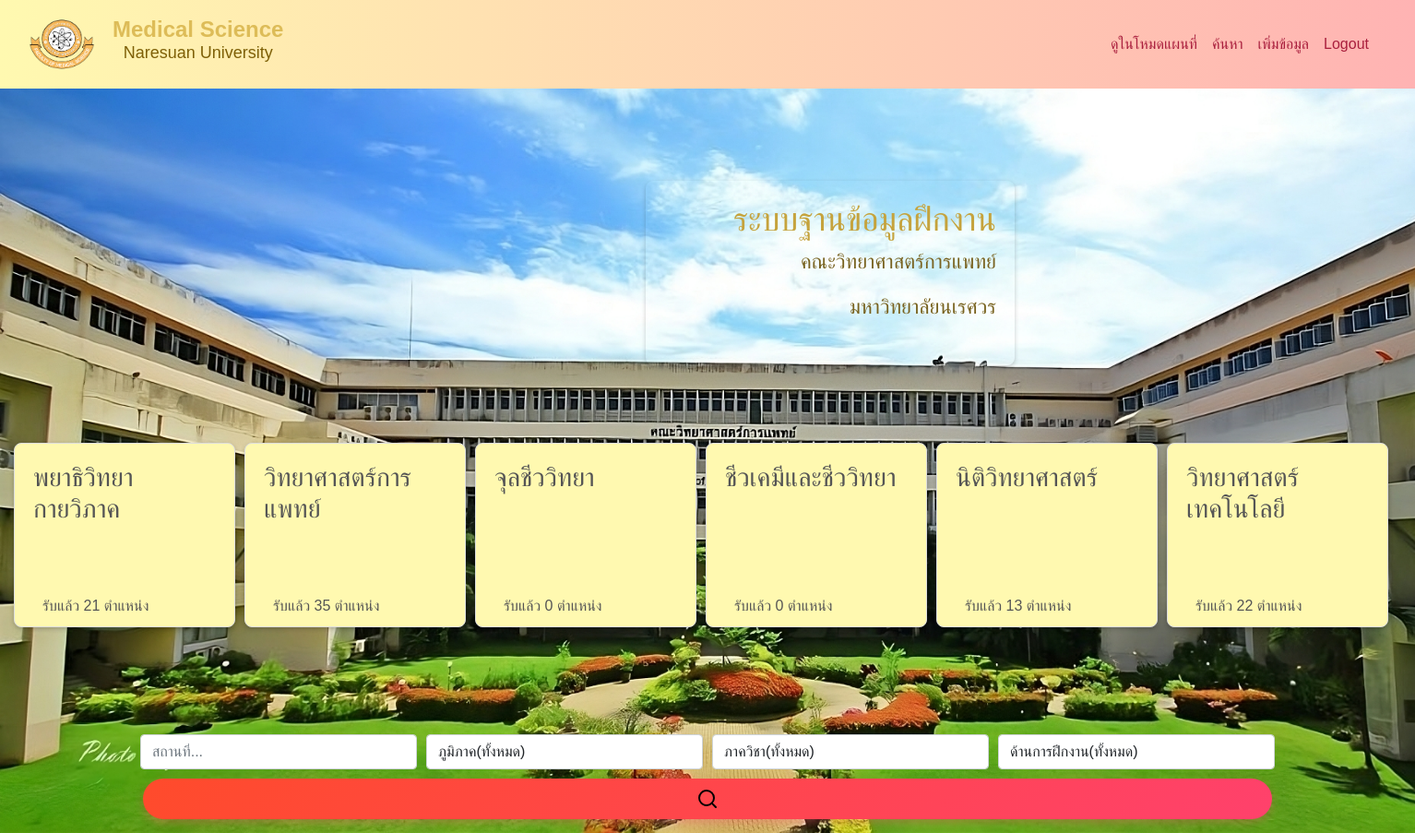
Screenshot of /search.php with the database file from the repository.
### tables this page shows
CREATE TABLE `facuty` (
  `id` int(11) NOT NULL,
  `facuty` varchar(50) NOT NULL,
  `major_subject` varchar(50) NOT NULL
);

### config/querySQL.php (called while the page is built, shortened)
<?php
require_once 'condb.php';
class SQLquery {
    private $conn;
    public function __construct() {
        $this->db = new connectdb();
        $this->conn = $this->db->connectPDO();
    }
    public function selectFacuty(){
        try{
            $stmt = $this->conn->query("SELECT f.id AS fid ,f.major_subject AS f_major, d.location AS location ,CASE WHEN d.location IS NULL THEN 0 ELSE COUNT(*) END AS total  FROM facuty f LEFT JOIN detail d  ON d.facuty_id = f.id GROUP BY f.id");
            $result = $stmt-> fetchALL(PDO::FETCH_ASSOC);
            return $result;
        }
        catch(PDOException $e) {
            echo "Error: " . $e->getMessage();
        }
    }
}
?>

### config/condb.php (called while the page is built, shortened)
<?php
class connectdb {
    public function connectPDO() {
        try {
            $dsn = "mysql:host=" . DB_HOST . ";dbname=" . DB_NAME . ";charset=utf8mb4";
            $options = [
                PDO::ATTR_ERRMODE => PDO::ERRMODE_EXCEPTION,
                PDO::ATTR_DEFAULT_FETCH_MODE => PDO::FETCH_ASSOC,
                PDO::ATTR_EMULATE_PREPARES => false,
            ];
            $this->conn_pdo = new PDO($dsn, DB_USER, DB_PASS, $options);
            return $this->conn_pdo;
        } catch (PDOException $e) {
            die("Connection failed: " . $e->getMessage());
        }
    }
}
?>

### search.php (the view, shortened to what this page needs)
<?php
require 'config/querySQL.php';
$query = new SQLquery();
$fucn_query = $query->selectFacuty();
?>
<!DOCTYPE html>
<html lang="en">
<head>
    <link href="https://cdn.jsdelivr.net/npm/bootstrap@5.1.3/dist/css/bootstrap.min.css" rel="stylesheet">
</head>
<body>
<div class="search-bar">
        <?php include 'navbar.php'; ?>
       <div class='container-welcome-title'>
        <div class='title-welcome'>
            <h1>ระบบฐานข้อมูลฝึกงาน</h1>
            <p>คณะวิทยาศาสตร์การแพทย์</p>
            <p>มหาวิทยาลัยนเรศวร</p>
        </div>
        <div class="rectangle-container">
            <?php foreach ($fucn_query as $facuty) {
                    echo "<a onclick='fetchData(this)' class='rectangle' value='".htmlspecialchars($facuty['fid'])."'><h3>".htmlspecialchars($facuty['f_major'])."</h3><p>รับแล้ว ".htmlspecialchars($facuty['total'])." ตำแหน่ง</p></a>";
                    }
                ?>
        </div>
       </div>
<div class='containersearch'>
    <div class="eachrow">
    <div class="card-body p-0">
                <form id="search-form" onsubmit="handleSubmit(event)">
                    <div class="row">
                        <div class="search-bars">
                            <div class="search-bar">
                            <input type="text" class="form-control" id="location" placeholder="สถานที่..." aria-label="Text input">
                                    </div>
                                <div class="search-bar">
                                    <select class="form-control" id="regionSelect">
                                        <option  value="allr" >ภูมิภาค(ทั้งหมด)</option>
                                    </select>
                                </div>
                                <div class="search-bar">
                                    <select class="form-control" id="departmentSelect">
                                        <option value="allp">ภาควิชา(ทั้งหมด)</option>
                                    </select>
                                </div>
                                <div class="search-bar">
                                    <select class="form-control select-branch" id="branchSelect">
                                        <option value="allp">ด้านการฝึกงาน(ทั้งหมด)</option>
                                    </select>
                                </div>
                        </div>
                        <button type="submit" class="btn btn-base search-bar-btn">
                                        <svg xmlns="http://www.w3.org/2000/svg" width="24" height="24" viewBox="0 0 24 24" fill="none" stroke="black" stroke-width="2" stroke-linecap="round" stroke-linejoin="round" class="feather feather-search"><circle cx="11" cy="11" r="8"></circle><line x1="21" y1="21" x2="16.65" y2="16.65"></line></svg>
                        </button>
                    </div>
                </form>
            </div>
    </div>
  </div>
</body>
</html>

### navbar.php (shortened to what this page needs)
<!DOCTYPE html>
<html lang="en">
<head>
    <link href="css/style.css" rel="stylesheet">
</head>
<body>
<div class="container-navbar text-center">
    <nav class="navbar navbar-expand-lg bg-body-tertiary">
        <div class="container-fluid">
        <a class="navbar-brand" href="search.php">
            <div class="image-medsci-navbar" >
                <img src="images/Medscinu-01.png" alt="Description of image" width="90" height="60">
                <div style="margin-left: 10px;">
                    <span class="brand-title" style="display: block;">Medical Science</span>
                    <span class="brand-subtitle" style="display: block;">Naresuan University</span>
                </div>
            </div>
        </a>
            <div class="collapse navbar-collapse" id="navbarSupportedContent">
                <ul class="navbar-nav ms-auto mb-2 mb-lg-0">
                    <li class="nav-item">
                        <a class="nav-link active" aria-current="page" href="Thaimap.php">ดูในโหมดแผนที่</a>
                    </li>
                    <li class="nav-item">
                        <a class="nav-link active" aria-current="page" href="search.php">ค้นหา</a>
                    </li>
                    <li class="nav-item">
                        <a  href="addData.php" aria-current="page" class="nav-link active">
                            เพิ่มข้อมูล
                        </a>
                    </li>
                    <li class="nav-item">
                        <a class="nav-link " href="config/logout.php" aria-disabled="true">Logout</a>
                    </li>
                </ul>
            </div>
        </div>
    </nav>
</div>
</body>
</html>

### css/style.css (style rules this page uses)
body { background-image: url('../images/medsci.jpg'); background-size: 1590px 905px; background-repeat: no-repeat; font-family: Arial, sans-serif; }
.navbar { background: -webkit-linear-gradient(to right, #FFF9B0, #FFB3B3); background: linear-gradient(to right, #FFF9B0, #FFB3B3); padding-right: 30px; }
.navbar-brand .brand-title { color: #ddbc58; }
.navbar-brand .brand-subtitle { color: #7e6007; }
.navbar-nav .nav-link { color: #a91f3d; }
.image-medsci-navbar { display:flex; }
.navbar-brand { display: flex; text-decoration: none; color: #333; display: inline-block; text-align: center; line-height: 1.2; padding: 10px; }
.brand-title { font-size: 24px; font-weight: bold; color: #2a5d84; }
.brand-subtitle { font-size: 18px; font-weight: 300; color: #4a4a4a; }
.containersearch { display: flex; justify-content: center; align-items: center; flex-direction: column; top: 0; width: 100%; }
.eachrow { width: 100%; max-width: 1200px; }
.container-welcome-title { z-index: 1000; height: 600px; width: 1200px; margin-top: 100px; display: flex; justify-content: space-around; align-items:right; }
.title-welcome { height: 200px; width: 400px; margin-left:50%; right: 20px; padding: 20px; border-radius: 8px; text-align: right; color: #333; box-shadow: 0 2px 5px rgba(0, 0, 0, 0.2); }
.title-welcome h1 { font-size: 36px; color: #c5a33d; }
.title-welcome p { font-size: 22px; color: #78621f; }
.rectangle-container { display: flex; position: absolute; top:480px; left:15px; gap: 10px; }
.rectangle { cursor:pointer; padding: 20px; background: #FFF9B0; height: 200px; width: 240px; border: 1px solid #ddd; border-radius: 8px; box-shadow: 0 2px 5px rgba(0, 0, 0, 0.2); font-size: 16px; color: #555; text-decoration: none; position: relative; transition: transform 0.2s, box-shadow 0.2s; }
.rectangle p { padding: 10px; margin-bottom: 0; position: absolute; bottom: 0; width: 100%; }
.search-bars { display: flex; justify-content: center; align-items: center; gap: 10px; margin-bottom: 10px; }
.search-bar .form-control { width:300px; }
.search-bar-btn { background: -webkit-linear-gradient(135deg, #FF4B2B, #FF416C); background: linear-gradient(135deg, #FF4B2B, #FF416C); padding: 10px 28px; border: none; color: white; font-size: 15px; font-weight: bold; border-radius: 30px; cursor: pointer; transition: all 0.3s ease; box-shadow: 0px 4px 10px rgba(255, 65, 108, 0.3); margin-bottom: 15px; position: relative; overflow: hidden; }

### navbar.php (style rules this page uses)
.container-navbar { margin-bottom:20px; position: sticky; top:0; z-index: 1000; }

### rows the page displays
facuty: $facuty['fid'] 1 (drawn), major_subject "พยาธิวิทยากายวิภาค", total "21"
facuty: $facuty['fid'] 2 (drawn), major_subject "วิทยาศาสตร์การแพทย์", total "35"
facuty: $facuty['fid'] 3 (drawn), major_subject "จุลชีววิทยา", total "0"
facuty: $facuty['fid'] 4 (drawn), major_subject "ชีวเคมีและชีววิทยา", total "0"
facuty: $facuty['fid'] 5 (drawn), major_subject "นิติวิทยาศาสตร์", total "13"
facuty: $facuty['fid'] 6 (drawn), major_subject "วิทยาศาสตร์เทคโนโลยี", total "22"
